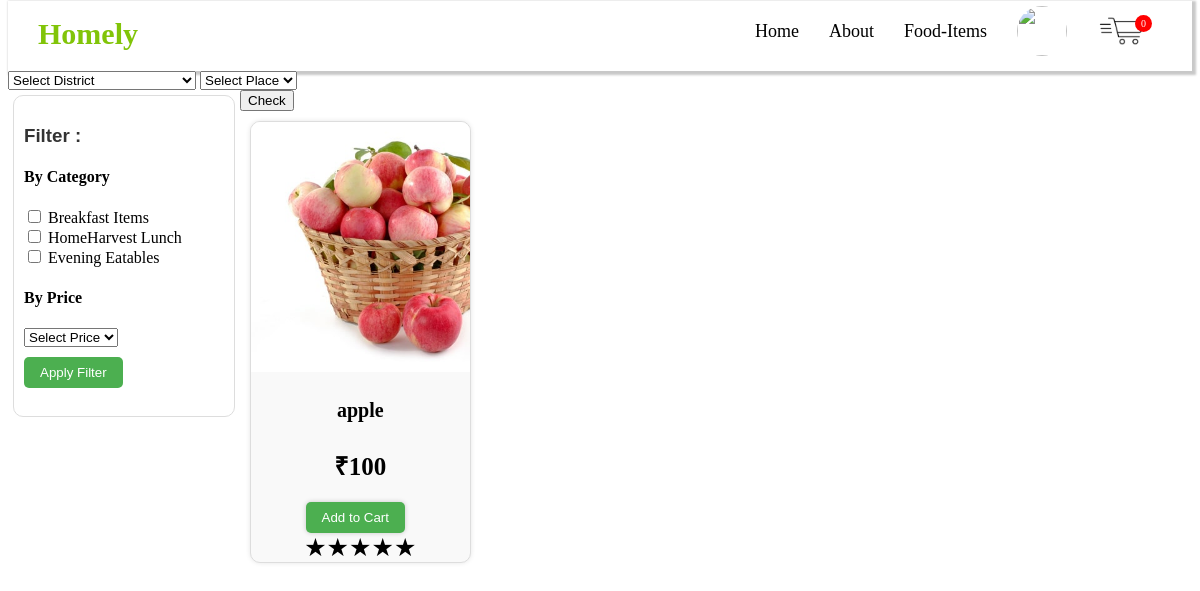
Screenshot of /user/Evening_Eatables.php (signed in) with the database file from the repository.
### tables this page shows
CREATE TABLE `tbl_categories` (
  `category_id` int(11) NOT NULL,
  `category_name` varchar(255) NOT NULL
);

CREATE TABLE `tbl_products` (
  `product_id` int(11) NOT NULL,
  `product_name` varchar(255) NOT NULL,
  `price` int(11) NOT NULL,
  `category_id` int(11) NOT NULL,
  `photo_path` varchar(255) DEFAULT NULL,
  `stock` int(11) NOT NULL DEFAULT 0,
  `fk_regid` int(11) NOT NULL,
  `p_status` int(11) NOT NULL DEFAULT 1
);

### user/Evening_Eatables.php (the view, shortened to what this page needs)
<?php
require('../Connect_database.php');
$userid = $_SESSION['userid'];
if (isset($_POST['check'])) {
  $dis = $_POST['district'];
      $pl= $_POST['place'];
      $_SESSION['dis']=$dis;
      $_SESSION['pl']=$pl;
      $dist=$dis;
      $pla=$pl;
} else {
  $sql = "SELECT * FROM tbl_registration WHERE regid = $userid";
  $result = $conn->query($sql);
  if ($result->num_rows > 0) {
    $row = $result->fetch_assoc();
    $dis = $row['city'];
    $pl = $row['state'];
  }
}
?>
<!DOCTYPE html>
<html lang="en">
<head>
  <link rel="stylesheet" href="../style.css">
</head>
<body>
  <nav>
    <div class="wrapper">
      <div class="logo"><a href="#">Homely</a></div>
      <ul class="nav-links">
        <li><a href="index.php">Home</a></li>
        <li><a href="about.php">About</a></li>
        <li>
                    <a href="food-items.php" class="desktop-item">Food-Items</a>
                </li>
                <li class="user-dropdown">
                    <div class="user-photo-container">
                    <a href="user.php">
                            <img src="<?php echo $_SESSION['photo_path']; ?>" alt="" id="cart">
                        </a>
                    </div>
                </li>
        <li><a href="cart.php"><img src="../img/cart.png" alt="" id="userimg">
            <?php
            $sql = "SELECT COUNT(*) AS cart_count FROM tbl_cart where  fk_regid='$userid'";
            if ($result = $conn->query($sql)) {
              $row = $result->fetch_assoc();
            ?>
              <span id="cart-count"><sup id="count">
                  <?php echo $row['cart_count']; ?>
                </sup></span>
            <?php
            } else {
            ?>
              <span id="cart-count"><sup id="count">
                  <?php echo 0 ?>
                </sup></span>
            <?php
            }
            ?>
          </a></li>
      </ul>
    </div>
  </nav>
 <div>
 <form action="" method="post">
 <select id="districtSelect" name="district" onchange="updatePlaces1('districtSelect', 'placesSelect')" class="In1" >
        <option value="">Select District</option>
      </select> <select id="placesSelect"  name="place" class="In1">
        <option value="">Select Place</option>
      </select> </div>
<button id="check" name="check" type="submit">Check</button>
  <div class="sidebar">
    <h3>Filter :</h3>
    <form id="filterForm" method="post" action="#">
      <h4>By Category</h4>
      <?php $sql2 = "SELECT * from  `tbl_categories`";
      if ($result1 = $conn->query($sql2)) {
        if ($result1->num_rows > 0) {
          while ($row = $result1->fetch_assoc()) {
      ?>
            <label for="category<?php echo $row['category_id']; ?>">
              <input type="checkbox" id="category<?php echo $row['category_id']; ?>" name="category[]" value="<?php echo $row['category_id']; ?>">
              <?php echo $row['category_name']; ?>
            </label><br>
      <?php
          }
        }
      }
      ?>
    <h4>By Price</h4>
<select id="priceSort" name="price-sort">
  <option value="">Select Price</option>
</select>
      <br>
      <button type="submit" name="filter" id="applyFilterBtn">Apply Filter</button>
    </form>
  </div>
  <div class="items-container">
    <?php
    if (isset($_POST['filter'])) {
      $selectedCategories = isset($_POST['category']) ? $_POST['category'] : [];
      if (!empty($selectedCategories)) {
        $categoryIds = implode(',', $selectedCategories);
        $sql = "SELECT
                  p.product_id,
                  p.product_name,
                  MIN(p.price) AS price,
                  MIN(p.photo_path) AS photo_path,
                  COUNT(*) AS seller_count,
                  MIN(r.full_name) AS full_name
              FROM
                  tbl_products p
              JOIN
                  tbl_registration r ON p.fk_regid = r.regid
              JOIN
                  tbl_pincodes pc ON pc.fk_regid = r.regid
              JOIN
              tbl_categories tc ON tc.category_id = p.category_id
              WHERE
                  p.p_status = '1' AND
                  tc.category_id IN ($categoryIds) AND
                  pc.district = '$dis' and pc.place='$pl'
              GROUP BY
                  p.product_name
              ORDER BY
                  p.product_id DESC";
      }
      elseif (isset($_POST['price-sort'])) {
        $minPrice = isset($_POST['min-price']) ? $_POST['min-price'] : null;
        $maxPrice = isset($_POST['max-price']) ? $_POST['max-price'] : null;
        $priceSort = $_POST['price-sort'];
        $sql = "SELECT
                  p.product_id,
                  p.product_name,
                  MIN(p.price) AS price,
                  MIN(p.photo_path) AS photo_path,
                  COUNT(*) AS seller_count,
                  MIN(r.full_name) AS full_name
                FROM
                  tbl_products p
                JOIN
                  tbl_registration r ON p.fk_regid = r.regid
                JOIN
                  tbl_pincodes pc ON pc.fk_regid = r.regid
                WHERE
                  p.p_status = '1' AND
                  pc.district = '$dis' and pc.place='$pl'
                GROUP BY
                  p.product_name";
        if ($priceSort === 'high-to-low') {
          $sql .= " ORDER BY price DESC";
        } elseif ($priceSort === 'low-to-high') {
          $sql .= " ORDER BY price ASC";
        }
       elseif ($minPrice !== null && $maxPrice !== null) {
          $sql .= " HAVING price BETWEEN $minPrice AND $maxPrice";
      }
    }
  }
    else {
      $sql = "SELECT
          p.product_id,
          p.product_name,
          MIN(p.price) AS price,
          MIN(p.photo_path) AS photo_path,
          COUNT(*) AS seller_count,
          MIN(r.full_name) AS full_name
      FROM
          tbl_products p
      JOIN
          tbl_categories ca ON ca.category_id = p.category_id
      JOIN
          tbl_registration r ON p.fk_regid = r.regid
      JOIN
          tbl_pincodes pc ON pc.fk_regid = r.regid
      WHERE
          p.p_status = '1'
          AND p.stock > 0
          AND pc.district = '$dis'
          AND pc.place = '$pl'
          AND ca.category_id = 3
      GROUP BY
          p.product_id,
          p.product_name
      ORDER BY
          p.product_id DESC;";
    }
    if ($result = $conn->query($sql)) {
      if ($result->num_rows > 0) {
        while ($row = $result->fetch_assoc()) {
    ?>
          <div class="item">
            <a href="item_details.php?product_id=<?php echo $row['product_id']; ?>">
              <img src="../products-images/<?php echo $row['photo_path']; ?>" alt="Food Product 1">
            </a>
            <h4>
              <?php echo $row['product_name'] ?>
            </h4>
            <p><b style="font-size:25px;">
                <?php echo '&#8377;' . $row['price']; ?>
              </b></p>
            <?php
            $sql1 = "SELECT *
         FROM tbl_cart c
         INNER JOIN tbl_products p ON c.product_id = p.product_id
         WHERE p.product_name = '{$row['product_name']}'
         AND c.fk_regid = '$userid'";
            $result1 = $conn->query($sql1);
            if ($result1->num_rows > 0) { ?>
              <a href="cart.php"><button id="goto_cart" class="goto-cart-bt" data-product-id="<?php echo $row['product_id']; ?>">Go to Cart</button></a>
            <?php
            } else { ?>
              <button class="add-to-cart-btn" data-product-id="<?php echo $row['product_id']; ?>">Add to Cart</button>
            <?php
            }
$product_id = $row['product_id'];
$get_rating_sql = "SELECT AVG(rating) AS avg_rating FROM tbl_ratings WHERE product_id = $product_id";
$rating_result = $conn->query($get_rating_sql);
$rating_row = $rating_result->fetch_assoc();
$avg_rating = $rating_row['avg_rating'];
            ?>
      <div class="rating">
    <?php
    $filled_stars = intval($avg_rating);
    $empty_stars = 5 - $filled_stars;
    for ($i = 1; $i <= $empty_stars; $i++) {
        echo '<span class="star">★</span>';
    }
    ?>
</div>
          </div>
    <?php
        }
      } else {
        echo "<p id='err'> <img src='../img/product-not-found.jpg' alt=''></p>";
      }
    }
    ?>
  </div>
</body>
</html>

### style.css (style rules this page uses)
nav { margin-top:-7px; width: 100%; color: black; background: white; box-sizing: border-box 10px; transition: top 0.3s; box-shadow: #33333344 2px 2px 2px 2px; }
.wrapper { position: relative; max-width: 1300px; padding: 0px 30px; height: 70px; line-height: 70px; margin: auto; display: flex; align-items: center; justify-content: space-between; }
.wrapper .logo a { color: #81C408; font-size: 30px; font-weight: 600; text-decoration: none; }
.wrapper .nav-links { display: inline-flex; }
.nav-links li { list-style: none; }
.nav-links li a { color:black; text-decoration: none; font-size: 18px; font-weight: 500; padding: 9px 15px; border-radius: 5px; transition: all 0.3s ease; }
p { font-weight: 0px; font-size: 15px; }
li a #cart { width: 50px; height: 50px; border-radius: 60px; transform: translateY(10px); }
#userimg { border-radius: 60px; width: 50px; height: 50px; transform: translateY(10px); align-items: center; }

### user/Evening_Eatables.php (style rules this page uses)
.sidebar { width: 200px; float: left; background-color: #ffffff; padding: 10px; border-radius: 10px; border: 1px solid #ddd; margin: 5px 5px; height: 300px; overflow-y: auto; }
.sidebar button { margin-top: 10px; padding: 8px 16px; background-color: #4CAF50; color: white; border: none; cursor: pointer; border-radius: 5px; }
.items-container { margin-left: 220px; padding-left: 10px; padding-top: -1rem; }
.item { width: calc(25% - 20px); margin: 10px; font-size: 20px; text-align: center; border: 1px solid #ddd; border-radius: 10px; background-color: #f9f9f9; box-shadow: 0px 0px 5px rgba(0, 0, 0, 0.1); display: inline-block; vertical-align: top; position: relative; overflow: hidden; }
.item img { width: 300px; height: 250px; max-height: 270px; object-fit: cover; display: block; transition: transform 0.3s ease-in-out; }
.item button { display: inline-block; padding: 8px 16px; margin: 5px 10px 0 0; background-color: #4CAF50; color: white; border: none; border-radius: 5px; cursor: pointer; transition: background-color 0.3s, transform 0.3s; box-shadow: 0px 0px 5px rgba(0, 0, 0, 0.2); }
.sidebar h3 { font-family: Arial, sans-serif; color: #333; }
.star { font-size: 25px; }
#cart-count { position: absolute; top: -12px; right: 40px; color: white; font-size: 12px; }
#cart-count sup { background-color: red; color: white; border-radius: 50%; padding: 3px 6px; }

### rows the page displays
tbl_categories: category_name "Breakfast Items"
tbl_categories: category_name "HomeHarvest Lunch"
tbl_categories: category_name "Evening Eatables"
tbl_products: product_name "apple", price "100"

### other values shown
$row['cart_count'] "0"
